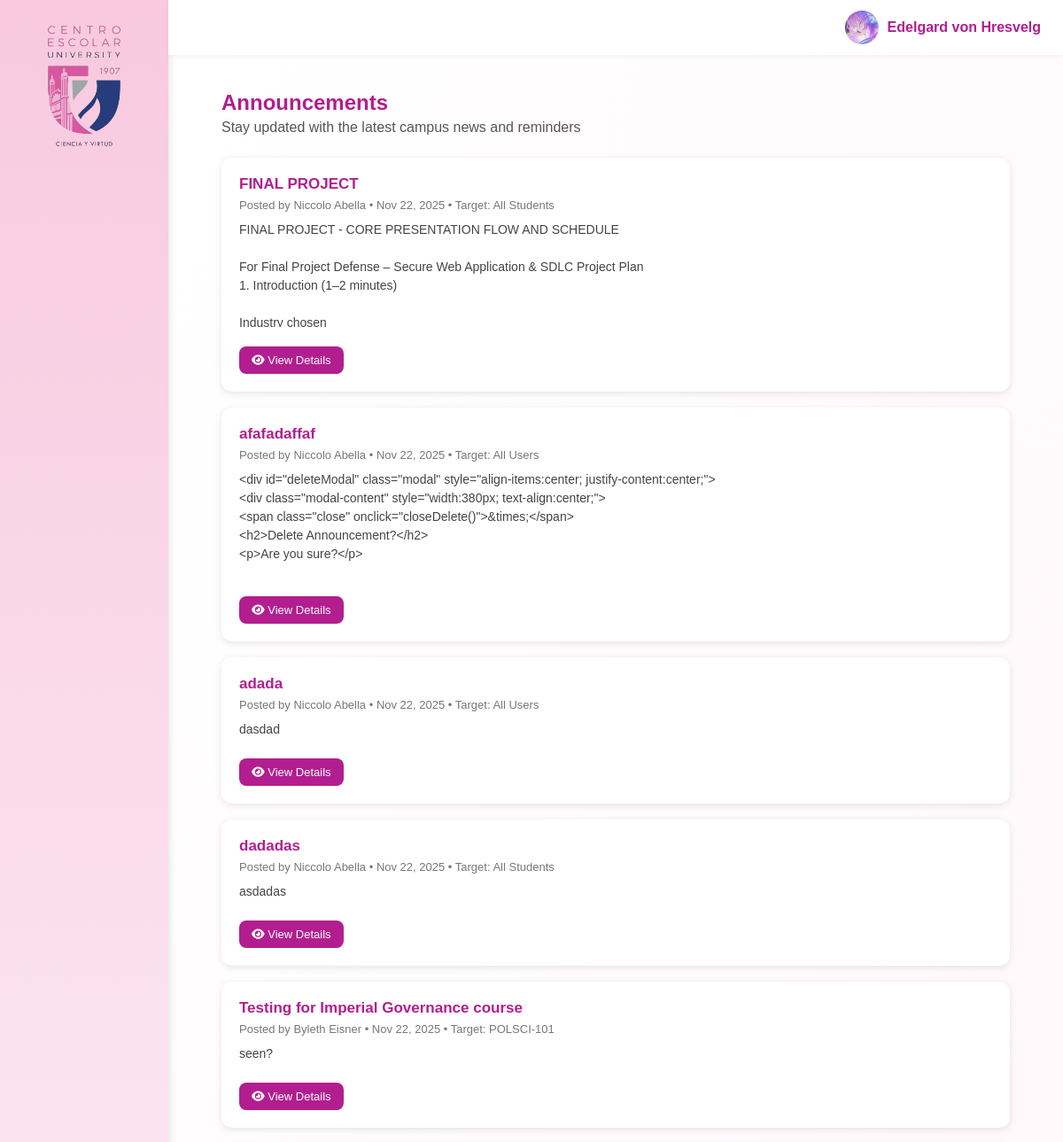
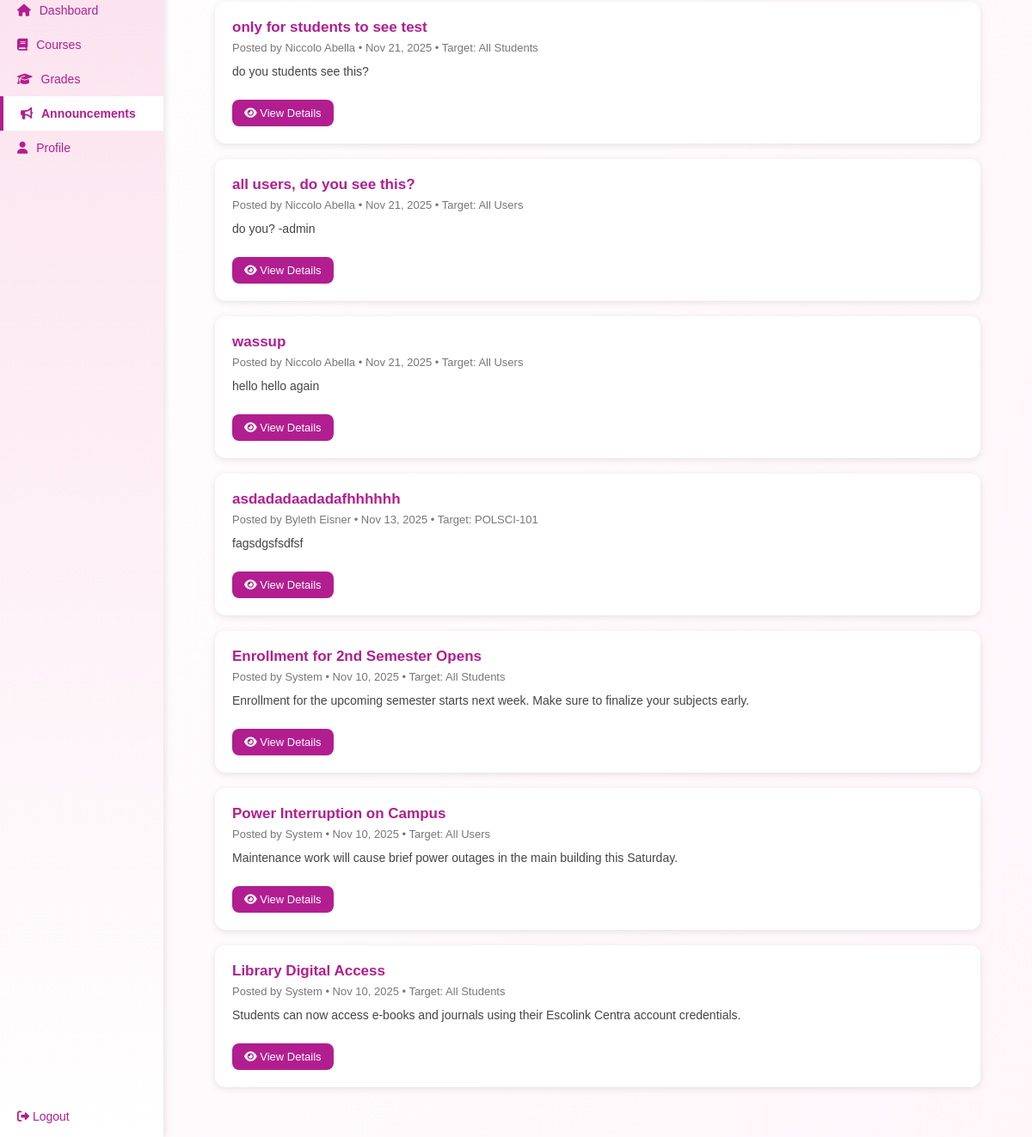
/StudentView/announcements_st.php (signed in), run on the app's committed database (2 pictures, top to bottom).
### tables this page shows
CREATE TABLE `users` (
  `user_id` int NOT NULL,
  `username` varchar(50) NOT NULL,
  `password` varchar(255) NOT NULL,
  `full_name` varchar(100) DEFAULT NULL,
  `email` varchar(100) DEFAULT NULL,
  `role` enum('student','teacher','admin') DEFAULT 'student',
  `profile_pic` varchar(255) DEFAULT NULL,
  `created_at` datetime DEFAULT CURRENT_TIMESTAMP,
  `updated_at` datetime DEFAULT CURRENT_TIMESTAMP ON UPDATE CURRENT_TIMESTAMP,
  `about_me` text
);

CREATE TABLE `announcements` (
  `announcement_id` int NOT NULL,
  `title` varchar(150) DEFAULT NULL,
  `content` text,
  `author_id` int DEFAULT NULL,
  `audience` enum('all','students','teachers','class') NOT NULL,
  `course_id` int DEFAULT NULL,
  `date_posted` datetime DEFAULT CURRENT_TIMESTAMP
);

CREATE TABLE `courses` (
  `course_id` int NOT NULL,
  `course_code` varchar(20) DEFAULT NULL,
  `course_name` varchar(100) DEFAULT NULL,
  `units` decimal(3,1) DEFAULT NULL,
  `teacher_id` int DEFAULT NULL,
  `semester` varchar(20) DEFAULT NULL,
  `schedule_day` varchar(50) DEFAULT NULL,
  `schedule_time` varchar(50) DEFAULT NULL,
  `description` text
);

### StudentView/announcements_st.php (the view, shortened to what this page needs)
<?php
include("../config/db_connect.php");
$user_id   = $_SESSION['user_id'];
$full_name = $_SESSION['full_name'] ?? 'Student';
$stmt = $conn->prepare("SELECT profile_pic FROM users WHERE user_id = ?");
$stmt->bind_param("i", $user_id);
$stmt->execute();
$stmt->bind_result($profile_pic);
$avatar = !empty($profile_pic)
    ? "../uploads/" . htmlspecialchars($profile_pic)
    : "images/ProfilePic.png";
$stmt = $conn->prepare("
  SELECT
    a.announcement_id,
    a.title,
    a.content,
    a.date_posted,
    a.audience,
    a.course_id,
    u.full_name AS author_name,
    c.course_code
  FROM announcements a
  LEFT JOIN users u ON a.author_id = u.user_id
  LEFT JOIN courses c ON c.course_id = a.course_id
  WHERE
      a.audience = 'all'
      OR a.audience = 'students'
      OR (a.audience = 'class' AND a.course_id IN (
            SELECT course_id FROM enrollments WHERE student_id = ?
         ))
  ORDER BY a.date_posted DESC
");
$stmt->bind_param("i", $user_id);
$stmt->execute();
$announcements = $stmt->get_result();
?>
<!DOCTYPE html>
<html lang="en">
<head>
  <link rel="stylesheet" href="CSS/format.css">
  <link rel="stylesheet" href="https://cdnjs.cloudflare.com/ajax/libs/font-awesome/6.5.0/css/all.min.css">
</head>
<body>
<div class="portal-layout">
  <?php include('sidebar_st.php'); ?>
  <main class="main-content">
    <header class="topbar">
      <div class="profile-section">
        <img src="<?= $avatar ?>" class="avatar">
        <span class="profile-name"><?= htmlspecialchars($full_name) ?></span>
      </div>
    </header>
    <section class="dashboard-body">
      <h1>Announcements</h1>
      <p class="semester-text">Stay updated with the latest campus news and reminders</p>
      <div class="announcement-grid">
        <?php while ($a = $announcements->fetch_assoc()): ?>
          <?php
            if ($a['audience'] === 'all')          $target = "All Users";
            elseif ($a['audience'] === 'students') $target = "All Students";
            elseif ($a['audience'] === 'class')    $target = $a['course_code'] ?? "Your Class";
            else                                    $target = "Unknown";
            $content = $a['content'] ?? '';
            if (mb_strlen($content) > 300) {
                $preview = mb_substr($content, 0, 300) . "…";
            } else {
                $preview = $content;
            }
          ?>
          <div class="announcement-card"
            data-title="<?= htmlspecialchars($a['title'], ENT_QUOTES) ?>"
            data-content="<?= htmlspecialchars($content, ENT_QUOTES) ?>"
            data-target="<?= htmlspecialchars($target, ENT_QUOTES) ?>"
            data-author="<?= htmlspecialchars($a['author_name'] ?? 'System', ENT_QUOTES) ?>"
            data-id="m<?= $a['announcement_id'] ?>"
          >
            <h3><?= htmlspecialchars($a['title']) ?></h3>
            <p class="announce-date">
              Posted by <?= htmlspecialchars($a['author_name'] ?? "System") ?>
              • <?= date("M d, Y", strtotime($a['date_posted'])) ?>
              • Target: <?= htmlspecialchars($target) ?>
            </p>
            <p class="announce-preview"><?= nl2br(htmlspecialchars($preview)) ?></p>
            <button class="details-btn" onclick="openModal('m<?= $a['announcement_id'] ?>')">
              <i class="fa-solid fa-eye"></i> View Details
            </button>
          </div>
        <?php endwhile; ?>
      </div>
    </section>
  </main>
</div>
</body>
</html>

### StudentView/CSS/format.css (style rules this page uses)
* { box-sizing: border-box; margin: 0; padding: 0; font-family: Arial, sans-serif; }
html, body { height: 100%; background-color: #fff; }
.portal-layout { display: flex; min-height: 100vh; }
.main-content { margin-left: 190px; width: calc(100% - 190px); display: flex; flex-direction: column; }
.topbar { background: #fff; display: flex; justify-content: space-between; align-items: center; padding: 12px 25px; box-shadow: 0 2px 6px rgba(0, 0, 0, 0.05); position: sticky; top: 0; z-index: 10; }
.profile-section { display: flex; align-items: center; gap: 10px; }
.avatar { width: 38px; height: 38px; border-radius: 50%; object-fit: cover; }
.profile-name { color: #b21e8f; font-weight: bold; }
.dashboard-body { padding: 40px 60px; background: linear-gradient(to bottom right, #fff, #fff6fa); min-height: 100vh; }
.dashboard-body h1 { color: #b21e8f; margin-bottom: 5px; }
.semester-text { color: #555; margin-bottom: 25px; }
.announcement-card { background-color: #fff; border-radius: 12px; box-shadow: 0 2px 8px rgba(0,0,0,0.1); padding: 20px; margin-bottom: 18px; transition: all 0.2s ease; }
.announcement-card h3 { color: #b21e8f; font-size: 17px; margin-bottom: 6px; }
.announce-date { font-size: 13px; color: #777; margin-bottom: 10px; }
.announce-preview { font-size: 14px; color: #444; margin-bottom: 12px; line-height: 1.5; }
.details-btn { background-color: #b21e8f; color: #fff; border: none; border-radius: 8px; padding: 8px 14px; margin-top: 10px; cursor: pointer; font-size: 13px; transition: background-color 0.2s; }

### StudentView/announcements_st.php (style rules this page uses)
.announce-preview { max-height: 120px; overflow: hidden; }

### data on the page
users: profile_pic (picture)
announcements: title "FINAL PROJECT", author.full_name "Niccolo Abella", date_posted "Nov 22, 2025", audience "All Students", content "FINAL PROJECT - CORE PRESENTATION FLOW AND SCHEDULE For Final Project Defense – Secure Web Application & SDLC Project Plan 1. Introduction (1–2 minutes) Industry chosen"
announcements: title "afafadaffaf", author.full_name "Niccolo Abella", date_posted "Nov 22, 2025", audience "All Users", content "<div id=\"deleteModal\" class=\"modal\" style=\"align-items:center; justify-content:center;\"> <div class=\"modal-content\" style=\"width:380px; text-align:center;\"> <span class=\"close\" onclick=\"closeDelete()\">&times;</span> <h2>Delete Announcement?</h2> <p>Are you sure?</p>"
announcements: title "adada", author.full_name "Niccolo Abella", date_posted "Nov 22, 2025", audience "All Users", content "dasdad"
announcements: title "dadadas", author.full_name "Niccolo Abella", date_posted "Nov 22, 2025", audience "All Students", content "asdadas"
announcements: title "Testing for Imperial Governance course", author.full_name "Byleth Eisner", date_posted "Nov 22, 2025", course.course_code "POLSCI-101", content "seen?"
announcements: title "only for students to see test", author.full_name "Niccolo Abella", date_posted "Nov 21, 2025", audience "All Students", content "do you students see this?"
announcements: title "all users, do you see this?", author.full_name "Niccolo Abella", date_posted "Nov 21, 2025", audience "All Users", content "do you? -admin"
announcements: title "wassup", author.full_name "Niccolo Abella", date_posted "Nov 21, 2025", audience "All Users", content "hello hello again"
announcements: title "asdadadaadadafhhhhhh", author.full_name "Byleth Eisner", date_posted "Nov 13, 2025", course.course_code "POLSCI-101", content "fagsdgsfsdfsf"
announcements: title "Enrollment for 2nd Semester Opens", author_name "System", date_posted "Nov 10, 2025", audience "All Students", content "Enrollment for the upcoming semester starts next week. Make sure to finalize your subjects early."
announcements: title "Power Interruption on Campus", author_name "System", date_posted "Nov 10, 2025", audience "All Users", content "Maintenance work will cause brief power outages in the main building this Saturday."
announcements: title "Library Digital Access", author_name "System", date_posted "Nov 10, 2025", audience "All Students", content "Students can now access e-books and journals using their Escolink Centra account credentials."

### other printed values
$full_name "Edelgard von Hresvelg"
